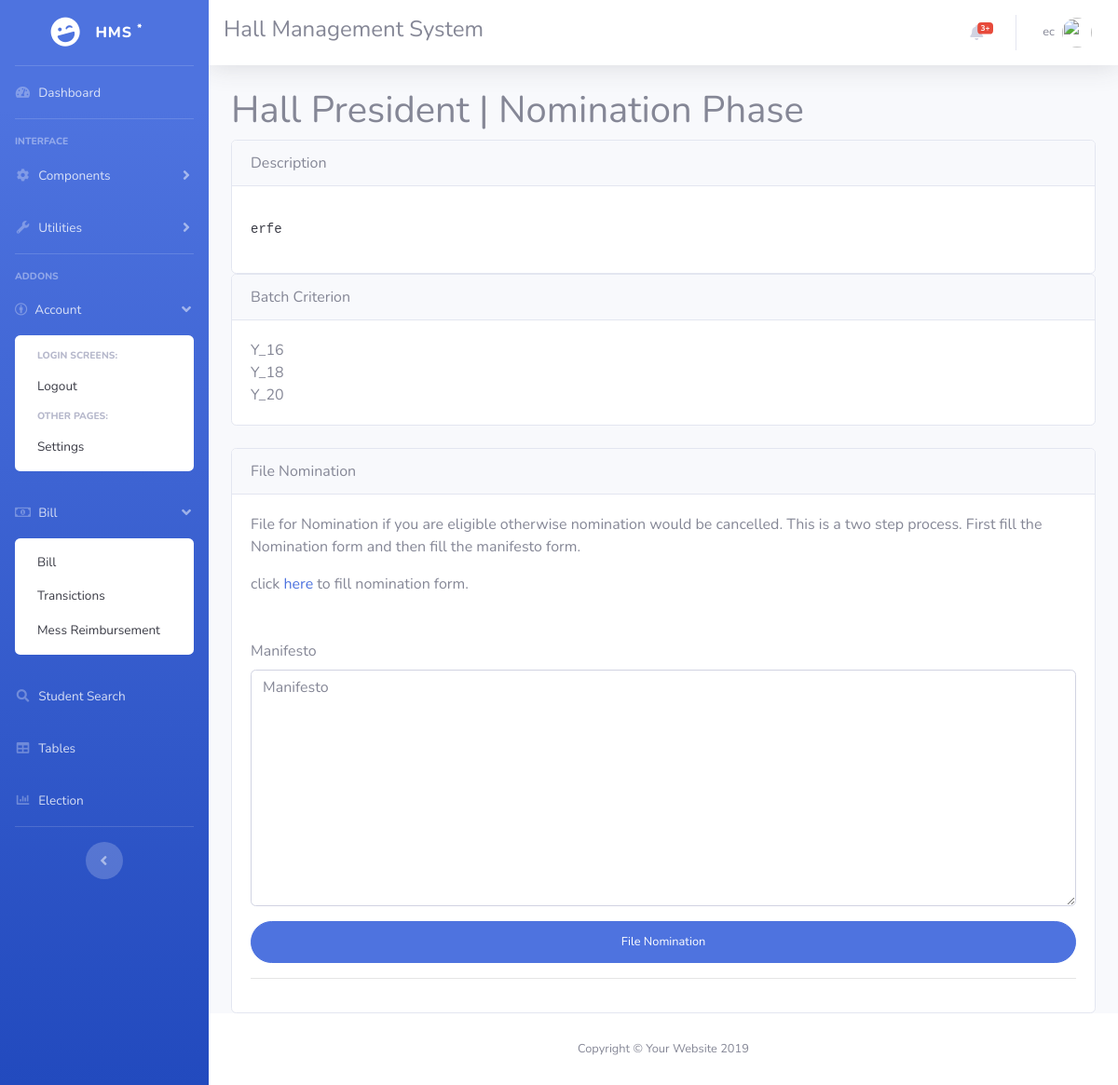
The page /election/entity/4/ (signed in) on the database its author committed.
### accounts/models.py (models this page shows, shortened)
class Profile(models.Model):
    user = models.OneToOneField(User, on_delete=models.CASCADE)
    email_confirmed = models.BooleanField(default=False)
    name = models.CharField(max_length=255, default='')
    roll_no=models.IntegerField(default=0)
    branch=models.CharField(max_length=40,default='')
    program=models.CharField(max_length=10,default='')
    room=models.CharField(max_length=4,default='')
    address = models.CharField(max_length=255, default='')

### election/models.py (models this page shows, shortened)
class Entity(models.Model):
    title = models.CharField(max_length = 500)
    description = models.TextField(max_length=2000)
    nomination = models.OneToOneField(Questionnaire, null=True, on_delete=models.CASCADE)
    phase = models.CharField(max_length=30, choices=PHASE_CHOICES, default = 'IP')
    batch = models.CharField(max_length = 100, default = "all")

### election/views.py (the view)
# urls.py: path('entity/<int:pk>/', views.entity_detail_user, name='entity_detail_user'),
@login_required
def entity_detail_user(request, pk):
    try:
        entity = models.Entity.objects.get(pk=pk)
    except:
        return render(request, 'message.html', { 'message' : 'Page Not Found' , 'code' : '404' })
    candidates = entity.candidates.filter(approval=True)
    phase = entity.phase
    batch = entity.batch.split(',')
    batch = [ "Y_" + x for x in batch]
    if phase == "BP":
        return render(request, 'message.html', { 'message' : 'Page Not Found' , 'code' : '404' })
    phase_dict = {'IP':'Initial Phase', 'NP': 'Nomination Phase','CP' : 'Campaign Phase', 'PP': 'Polling Phase', 'OPP': 'Offline Polling Phase','MP': 'Mid Phase', 'RP': 'Result Phase', 'EP': 'End Phase' }
    manifesto_form = forms.NomiManifestoForm()
    nota = User.objects.get(username = "nota")
    cast_form = forms.PollForm(initial={ 'candidates' : models.EntityCandidate.objects.filter(entity = entity, user=nota).first() })
    cast_form.fields['candidates'].queryset = models.EntityCandidate.objects.filter(entity = entity, approval = True)
    return render(request, 'election/entity_detail_user.html',{'entity': entity, 'candidates': candidates, 'phase' : phase_dict[phase], \
            'manifesto_form' : manifesto_form, 'result' : candidates.order_by('-votes'), 'cast_form' : cast_form, 'batch' : batch })

### election/forms.py
class NomiManifestoForm(forms.Form):
    manifesto = forms.CharField(label = "Manifesto", widget = forms.Textarea, max_length= 5000)

class PollForm(forms.Form):
    candidates = forms.ModelChoiceField(queryset=models.EntityCandidate.objects.all(), widget= RadioSelectButtonGroup, empty_label=None , label="" )

### accounts/profile_context.py (called while the page is built)
def context(request):
    if request.user.is_authenticated:
        try:
            profile = Profile.objects.get(user=request.user)
            post=Post.objects.filter(user=request.user)
            if post.exists():
                post=post.first()
            else:
                post=0
            return {'profile': profile,'post':post}
        except ObjectDoesNotExist:
            return {'profile': 0,'post':0}
    else:
        return {'profile': 0,'post':0}

### bill/bill_context.py (called while the page is built)
def context(request):
    if request.user.is_authenticated:
        try:
            biller = Billers.objects.get(user=request.user)
            return {'biller': biller}
        except ObjectDoesNotExist:
            return {'biller': 0}
    else:
        return {'biller': 0}

### election/templates/election/entity_detail_user.html (shortened to what this page needs)
{% extends "layout.html" %}
{% load static %}
{% load bootstrap4 %}
{% block body %}
    <h1>{{ entity.title }} | {{phase}} </h1>
    <div class="card ">
    <div class="card-header">
        Description
    </div>
    <div class="card-body">
        <p class="card-text text-left" id="mdrender"><pre>{{  entity.description | urlize }}</pre></p>
    </div>
    </div>
    <div class="card ">
    <div class="card-header">
        Batch Criterion
    </div>
    <div class="card-body">
        <p class="card-text text-left" id="mdrender">
            {% for b in batch %}
            {{b}} <br>
            {% endfor %}
        </p>
    </div>
    </div>
    {% if entity.phase == "NP"%}
        <br>
        <div class="card ">
        <div class="card-header">
            File Nomination
        </div>
        <div class="card-body">
            <p class="card-text text-left" id="mdrender">
            File for Nomination if you are eligible otherwise nomination would be cancelled.
            This is a two step process. First fill the Nomination form and then fill the manifesto form.
            </p>
            click <a href="{%url 'diafo:user_view' entity.nomination.view_id %}" target="_blank" > here </a> to fill nomination form.
            <br>
            <br>
            <br>
             <form class="user" method="post" action="{% url  'election:file_nomination' entity.pk%}">
                {% bootstrap_form manifesto_form %}
                <input class="btn btn-primary btn-user btn-block"type="submit" value="File Nomination" />
                <hr>
            </form>
        </div>
        </div>
    {% endif %}
{% endblock %}

### templates/layout.html (shortened to what this page needs)
<!DOCTYPE html>
<html lang="en">
{% load static %}
<head>
  <link rel="stylesheet" href="https://use.fontawesome.com/releases/v5.8.1/css/all.css">
  <link href="{% static 'css/sb-admin-2.min.css' %}" rel="stylesheet">
</head>
<body id="page-top">
  <div id="wrapper">
    <ul class="navbar-nav bg-gradient-primary sidebar sidebar-dark accordion" id="accordionSidebar">
      <a class="sidebar-brand d-flex align-items-center justify-content-center" href="{% url 'accounts:profile' %}">
        <div class="sidebar-brand-icon rotate-n-15">
          <i class="fas fa-laugh-wink"></i>
        </div>
        <div class="sidebar-brand-text mx-3">HMS <sup>*</sup></div>
      </a>
      <hr class="sidebar-divider my-0">
      <li class="nav-item">
        <a class="nav-link" href="{% url 'accounts:profile' %}">
          <i class="fas fa-fw fa-tachometer-alt"></i>
          <span>Dashboard</span></a>
      </li>
      <hr class="sidebar-divider">
      <div class="sidebar-heading">
        Interface
      </div>
      <li class="nav-item">
        <a class="nav-link collapsed" href="#" data-toggle="collapse" data-target="#collapseTwo" aria-expanded="true" aria-controls="collapseTwo">
          <i class="fas fa-fw fa-cog"></i>
          <span>Components</span>
        </a>
      </li>
      <li class="nav-item">
        <a class="nav-link collapsed" href="#" data-toggle="collapse" data-target="#collapseUtilities" aria-expanded="true" aria-controls="collapseUtilities">
          <i class="fas fa-fw fa-wrench"></i>
          <span>Utilities</span>
        </a>
      </li>
      <hr class="sidebar-divider">
      <div class="sidebar-heading">
        Addons
      </div>
      <li class="nav-item">
        <a class="nav-link" href="#" data-toggle="collapse" data-target="#collapsePages"  aria-controls="collapsePages">
            <i class="fab fa-creative-commons-by"></i>
          <span>Account</span>
        </a>
        <div id="collapsePages" class="collapse show" aria-labelledby="headingPages" data-parent="#accordionSidebar">
          <div class="bg-white py-2 collapse-inner rounded">
            <h6 class="collapse-header">Login Screens:</h6>
            <a class="collapse-item" href="{% url 'accounts:sign_out' %}">Logout</a>
            <h6 class="collapse-header">Other Pages:</h6>
            <a class="collapse-item" href="{% url 'accounts:sign_out' %}">Settings</a>
          </div>
        </div>
      </li>
      <li class="nav-item">
        <a class="nav-link" href="#" data-toggle="collapse" data-target="#collapseBill"  aria-controls="collapsePages">
          <i class="far fa-money-bill-alt"></i>
          <span>Bill</span>
        </a>
        <div id="collapseBill" class="collapse show" aria-labelledby="headingPages" data-parent="#accordionSidebar">
          <div class="bg-white py-2 collapse-inner rounded">
            <a class="collapse-item" href="{% url 'bills:bill' %}">Bill</a>
            <a class="collapse-item" href="{% url 'bills:transiction' %}">Transictions</a>
            {% if biller and profile.user.username != "mess" %}
            {% else %}
            <a class="collapse-item" href="{% url 'bills:messrem' %}">Mess Reimbursement</a>
            {% endif %}
          </div>
        </div>
      </li>
      <li class="nav-item">
        <a class="nav-link" href="{% url 'accounts:search' %}">
          <i class="fas fa-fw fa-search"></i>
          <span>Student Search</span></a>
      </li>
      <li class="nav-item">
        <a class="nav-link" href="tables.html">
          <i class="fas fa-fw fa-table"></i>
          <span>Tables</span></a>
      </li>
      <li class="nav-item">
        <a class="nav-link" href="{% url 'election:index' %}">
          <i class="fas fa-fw fa-chart-bar"></i>
          <span>Election</span></a>
      </li>
      <hr class="sidebar-divider d-none d-md-block">
      <div class="text-center d-none d-md-inline">
        <button class="rounded-circle border-0" id="sidebarToggle"></button>
      </div>
    </ul>
    <div id="content-wrapper" class="d-flex flex-column">
      <div id="content">
        <nav class="navbar navbar-expand navbar-light bg-white topbar mb-4 static-top shadow">
          <h4> Hall Management System </h4>
          <ul class="navbar-nav ml-auto">
            <li class="nav-item dropdown no-arrow mx-1">
              <a class="nav-link dropdown-toggle" href="#" id="alertsDropdown" role="button" data-toggle="dropdown" aria-haspopup="true" aria-expanded="false">
                <i class="fas fa-bell fa-fw"></i>
                <span class="badge badge-danger badge-counter">3+</span>
              </a>
            </li>
            <li class="nav-item dropdown no-arrow">
              <a class="nav-link dropdown-toggle" href="#" id="userDropdown" role="button" data-toggle="dropdown" aria-haspopup="true" aria-expanded="false">
                  {% if profile %}
                      <span class="mr-2 d-none d-lg-inline text-gray-600 small">{{ profile.user.username }}</span>
                  {% else %}
                      <span class="mr-2 d-none d-lg-inline text-gray-600 small">Valerie Luna</span>
                  {% endif %}
                <img class="img-profile rounded-circle" src="https://source.unsplash.com/QAB-WJcbgJk/60x60">
              </a>
            </li>
          </ul>
        </nav>
        <div class="container-fluid">
          {% block body %}{% endblock %}
        </div>
      </div>
      <footer class="sticky-footer bg-white">
        <div class="container my-auto">
          <div class="copyright text-center my-auto">
            <span>Copyright &copy; Your Website 2019</span>
          </div>
        </div>
      </footer>
    </div>
  </div>
</body>
</html>

### rows shown on the page
Profile: user.username "ec"
Entity: title "Hall President", description "erfe"

### other values the page prints
{{ phase }} "Nomination Phase"
{{ b }} "Y_16" "Y_18" "Y_20"
